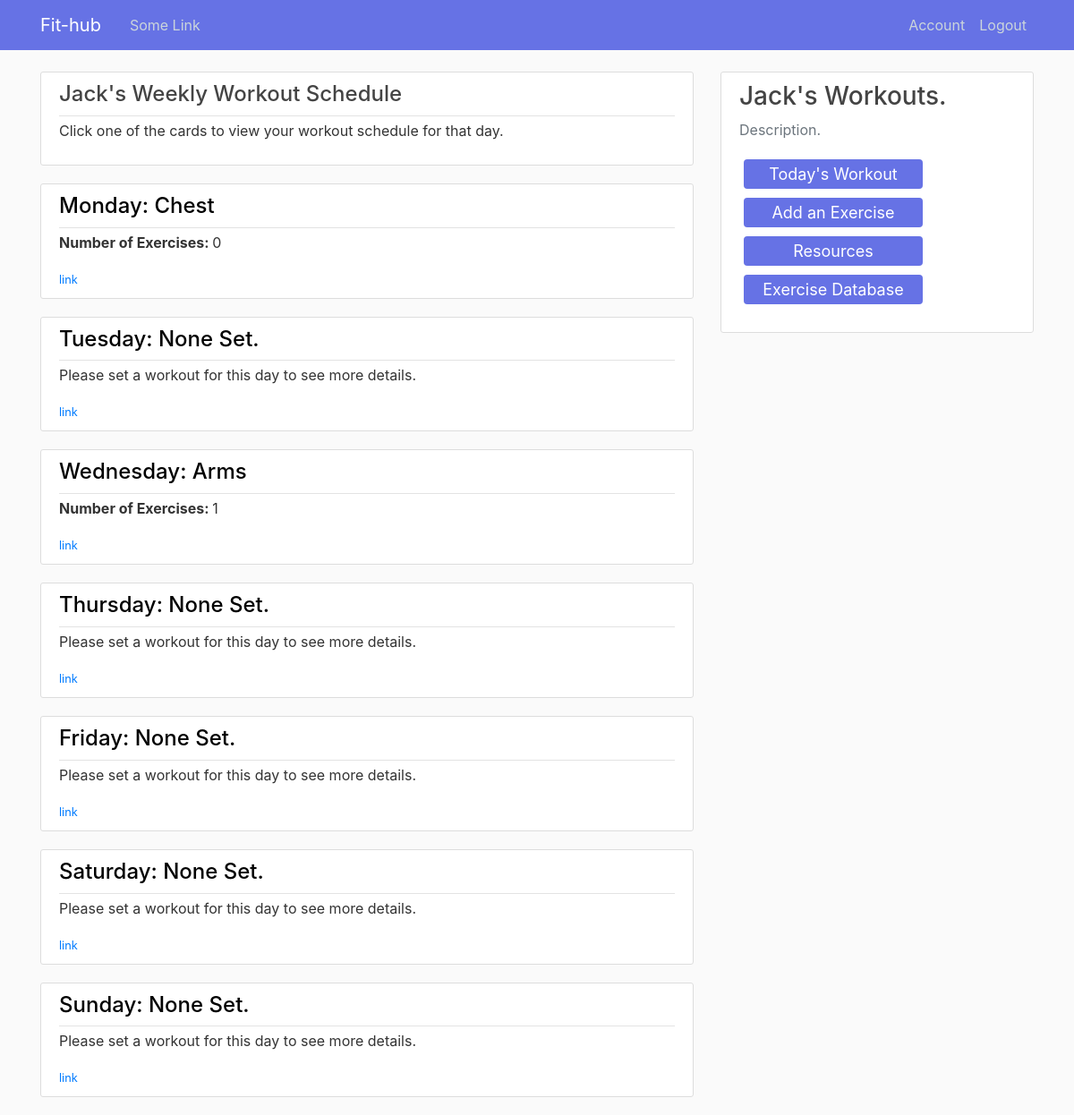
/workouts/view-schedule (signed in), run on the app's committed database.
### main/models.py (models this page shows, shortened)
class User(db.Model, UserMixin):
    id = db.Column(db.Integer, primary_key = True)
    username = db.Column(db.String(20), unique = True, nullable = False)
    first_name = db.Column(db.String(50), unique = False, nullable = False)
    last_name = db.Column(db.String(50), unique = False, nullable = False)
    email = db.Column(db.String(120), unique = True, nullable = False)
    profile_image = db.Column(db.String(20), unique = False, nullable = False, default = 'default_image.jpg')
    password = db.Column(db.String(60), nullable = False)
    date_joined = db.Column(db.String, nullable = False, default = datetime.strftime(datetime.today(), "%b %d %Y"))
    profile = db.relationship('Profile', backref = 'user', lazy = True)
    meal = db.relationship('Meal', backref = 'user', lazy = True)

class Schedule(db.Model):
    id = db.Column(db.Integer, unique = True, nullable = False, primary_key = True)
    day_of_week = db.Column(db.String, unique = False, nullable = False)
    workout = db.Column(db.String, unique = False, nullable = False)
    user_id = db.Column(db.Integer, db.ForeignKey('user.id'), nullable = False)

### main/routes.py (the view)
@app.route("/workouts/view-schedule")
def view_schedule():
    today = datetime.today().strftime("%A")
    schedules = Schedule.query.filter(Schedule.user_id == current_user.id).all()
    num_exercises = [len(Exercise.query.filter(Exercise.user_id == current_user.id, Exercise.day == "Monday").all()),
                     len(Exercise.query.filter(Exercise.user_id == current_user.id, Exercise.day == "Tuesday").all()),
                     len(Exercise.query.filter(Exercise.user_id == current_user.id, Exercise.day == "Wednesday").all()),
                     len(Exercise.query.filter(Exercise.user_id == current_user.id, Exercise.day == "Thursday").all()),
                     len(Exercise.query.filter(Exercise.user_id == current_user.id, Exercise.day == "Friday").all()),
                     len(Exercise.query.filter(Exercise.user_id == current_user.id, Exercise.day == "Saturday").all()),
                     len(Exercise.query.filter(Exercise.user_id == current_user.id, Exercise.day == "Sunday").all())]
    return render_template('view-schedule.html', title = 'Workout Schedules', schedules = schedules, num_exercises = num_exercises, today = today)

### main/models.py (called while the page is built)
@login_manager.user_loader
def load_user(user_id):
    return User.query.get(int(user_id))

### main/templates/view-schedule.html (shortened to what this page needs)
{% extends "layout.html" %}
{% block content %}
    {%  if current_user.is_authenticated %}
      <article class="media content-section">
        <div class="media-body">
          <div class="article-metadata">
            <h4>{{ current_user.first_name }}'s Weekly Workout Schedule</h4>
          </div>
          <ul>
            <li><p>Click one of the cards to view your workout schedule for that day.</p></li>
          </ul>
        </div>
      </article>
    {% for i in range(7) %}
      <article class="media content-section">
        <div class="media-body">
          <div class="article-metadata">
            <h4><a href="{{ url_for('workouts_day', day = schedules[i].day_of_week) }}" style="color:black;">
            {{ schedules[i].day_of_week }}: {{ schedules[i].workout }}</a></h4>
          </div>
          <ul>
            {% if schedules[i].workout == 'None Set.' %}
            <li><p>Please set a workout for this day to see more details.</p></li>
            {% else %}
            <li><p><strong>Number of Exercises: </strong>{{ num_exercises[i] }}</p></li>
            {% endif %}
          </ul>
          <small class="text-muted"><a href="">link</a></small>
        </div>
      </article>
    {% endfor %}
    {% else %}
    <h2>Workout </h2>
    {% endif %}
{% endblock content %}
{% block content1 %}
    <div class="col-md-4">
        <div class="content-section1">
         {%  if current_user.is_authenticated %}
         <h3>{{ current_user.first_name }}'s Workouts.</h3>
         <p class='text-muted'>Description.
            <ul class="list-group">
              <a href="{{ url_for('workouts') }}" class="button3"><span>Today's Workout</span></a>
              <a href="{{ url_for('add_exercise1', today = today) }}" class="button3">
                <span>Add an Exercise</span></a>
              <a href="" class="button3">
                <span>Resources</span></a>
              <a href="{{ url_for('exercise_db') }}" class="button3">
              	<span>Exercise Database</span></a>
          {% endif %}
            </ul>
         </p>
        </div>
    </div>
{% endblock content1 %}

### main/static/main.css (style rules this page uses)
body { background: #fafafa; color: #333333; margin-top: 5rem; list-style: none; }
h1, h2, h3, h4, h5, h6 { color: #444444; }
ul { padding: 0; list-style-type: none; }
.col-md-4 { position: relative; }
.content-section { background: #ffffff; padding: 10px 20px; border: 1px solid #dddddd; border-radius: 3px; margin-bottom: 20px; }
.content-section1 { background: #ffffff; padding: 10px 20px; border: 1px solid #dddddd; border-radius: 3px; margin-bottom: 20px; position: fixed; width: 350px; }
.article-metadata { padding-bottom: 1px; margin-bottom: 4px; border-bottom: 1px solid #e3e3e3; }
.button3 { display: inline-block; border-radius: 4px; background-color: #6672E5; border: none; color: #FFFFFF; text-align: center; font-size: 18px; padding: 3px; width: 200px; transition: all 0.5s; cursor: pointer; margin: 5px; text-decoration: none; }
.button3 span { cursor: pointer; display: inline-block; position: relative; transition: 0.5s; }
.button3 span:after { content: '\00bb'; position: absolute; opacity: 0; top: 0; right: -20px; transition: 0.5s; }

### data on the page
User: first_name "Jack"
Schedule: day_of_week "Monday", workout "Chest"
Schedule: day_of_week "Tuesday", workout "None Set."
Schedule: day_of_week "Wednesday", workout "Arms"
Schedule: day_of_week "Thursday", workout "None Set."
Schedule: day_of_week "Friday", workout "None Set."
Schedule: day_of_week "Saturday", workout "None Set."
Schedule: day_of_week "Sunday", workout "None Set."

### other printed values
{{ num_exercises[i] }} "0" "1"
